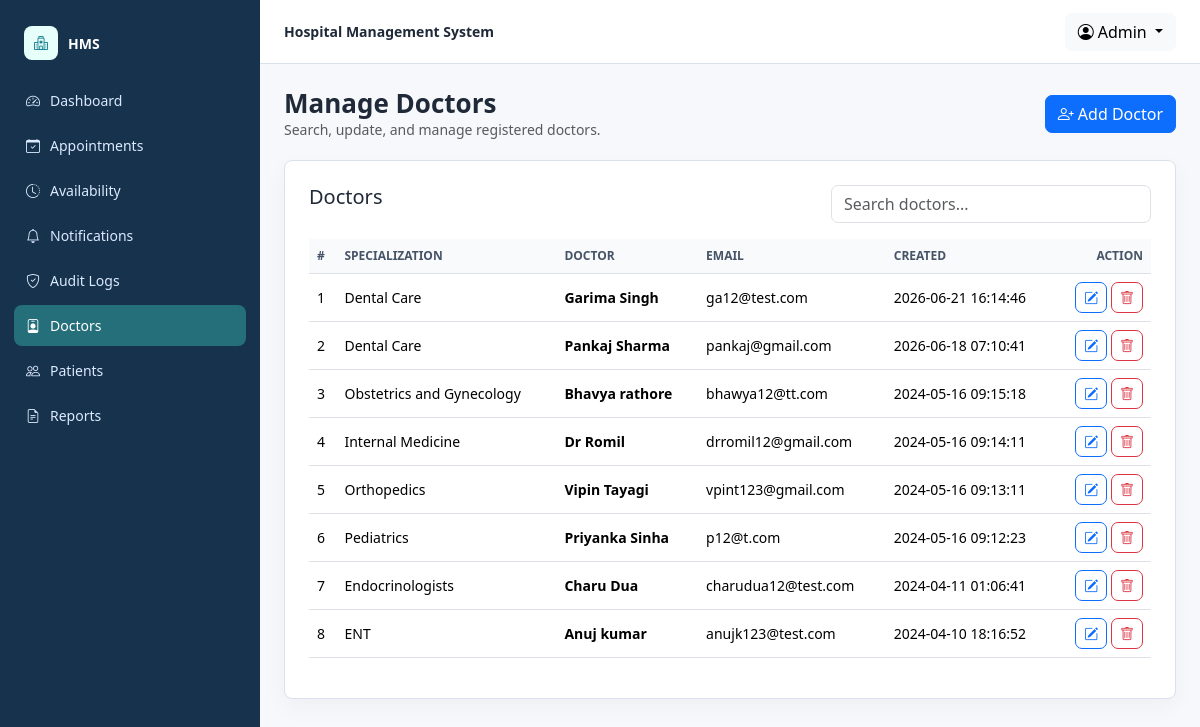
The page /hms/admin/manage-doctors.php (signed in) on the database its author committed.
### tables this page shows
CREATE TABLE `doctors` (
  `id` int(11) NOT NULL,
  `specilization` varchar(255) DEFAULT NULL,
  `doctorName` varchar(255) DEFAULT NULL,
  `address` longtext DEFAULT NULL,
  `docFees` varchar(255) DEFAULT NULL,
  `contactno` bigint(11) DEFAULT NULL,
  `docEmail` varchar(255) DEFAULT NULL,
  `password` varchar(255) NOT NULL,
  `creationDate` timestamp NULL DEFAULT current_timestamp(),
  `updationDate` timestamp NULL DEFAULT NULL ON UPDATE current_timestamp()
);

### hms/admin/manage-doctors.php (the view, shortened to what this page needs)
<?php
include 'include/config.php';
$doctors = hms_fetch_all($con, 'SELECT * FROM doctors ORDER BY id DESC');
?>
<div class="hms-page-title">
    <div>
        <h1>Manage Doctors</h1>
        <p class="text-muted mb-0">Search, update, and manage registered doctors.</p>
    </div>
    <a class="btn btn-primary" href="add-doctor.php"><i class="bi bi-person-plus me-1"></i>Add Doctor</a>
</div>
<div class="hms-card p-4">
    <div class="d-flex flex-column flex-md-row justify-content-between gap-3 mb-3">
        <h2 class="h5 mb-0">Doctors</h2>
        <input type="search" class="form-control" style="max-width: 320px;" placeholder="Search doctors..." data-table-search="#doctorsTable">
    </div>
    <div class="table-responsive">
        <table class="table table-hover align-middle" id="doctorsTable" data-sortable>
            <thead>
            <tr>
                <th data-sort>#</th>
                <th data-sort>Specialization</th>
                <th data-sort>Doctor</th>
                <th data-sort>Email</th>
                <th data-sort>Created</th>
                <th class="text-end">Action</th>
            </tr>
            </thead>
            <tbody>
            <?php foreach ($doctors as $index => $doctor) { ?>
                <tr>
                    <td><?php echo $index + 1; ?></td>
                    <td><?php echo hms_e($doctor['specilization']); ?></td>
                    <td class="fw-semibold"><?php echo hms_e($doctor['doctorName']); ?></td>
                    <td><?php echo hms_e($doctor['docEmail']); ?></td>
                    <td><?php echo hms_e($doctor['creationDate']); ?></td>
                    <td class="text-end">
                        <a class="btn btn-sm btn-outline-primary" href="edit-doctor.php?id=<?php echo (int) $doctor['id']; ?>"><i class="bi bi-pencil-square"></i></a>
                        <form method="post" class="d-inline" onsubmit="return confirm('Delete this doctor?');">
                            <button type="submit" name="delete" class="btn btn-sm btn-outline-danger"><i class="bi bi-trash"></i></button>
                        </form>
                    </td>
                </tr>
            <?php } ?>
            </tbody>
        </table>
    </div>
</div>

### hms/include/hms_helpers.php (style rules this page uses)
:root { --hms-ink: #1f2937; --hms-muted: #667085; --hms-line: #d9e2ec; --hms-bg: #f6f8fb; --hms-sidebar: #17324d; --hms-sidebar-active: #256f7a; --hms-teal: #127c8a; --hms-amber: #b7791f; }
body { background: var(--hms-bg); color: var(--hms-ink); font-size: 14px; letter-spacing: 0; }
a { text-decoration: none; }
.hms-page-title { display: flex; justify-content: space-between; gap: 16px; align-items: center; margin-bottom: 20px; }
.hms-page-title h1 { font-size: 26px; margin: 0; font-weight: 700; }
.hms-card { background: #fff; border: 1px solid var(--hms-line); border-radius: 8px; box-shadow: 0 8px 24px rgba(16, 24, 40, .04); }
.table thead th { color: #475467; background: #f8fafc; font-size: 12px; text-transform: uppercase; white-space: nowrap; }
.table td, .table th { vertical-align: middle; }
.btn { border-radius: 7px; }
.form-control, .form-select { border-radius: 7px; }

### rows shown on the page
doctors: specilization "Dental Care", doctorName "Garima Singh", docEmail "ga12@test.com", creationDate "2026-06-21 16:14:46"
doctors: specilization "Dental Care", doctorName "Pankaj Sharma", docEmail "pankaj@gmail.com", creationDate "2026-06-18 07:10:41"
doctors: specilization "Obstetrics and Gynecology", doctorName "Bhavya rathore", docEmail "bhawya12@tt.com", creationDate "2024-05-16 09:15:18"
doctors: specilization "Internal Medicine", doctorName "Dr Romil", docEmail "drromil12@gmail.com", creationDate "2024-05-16 09:14:11"
doctors: specilization "Orthopedics", doctorName "Vipin Tayagi", docEmail "vpint123@gmail.com", creationDate "2024-05-16 09:13:11"
doctors: specilization "Pediatrics", doctorName "Priyanka Sinha", docEmail "p12@t.com", creationDate "2024-05-16 09:12:23"
doctors: specilization "Endocrinologists", doctorName "Charu Dua", docEmail "charudua12@test.com", creationDate "2024-04-11 01:06:41"
doctors: specilization "ENT", doctorName "Anuj kumar", docEmail "anujk123@test.com", creationDate "2024-04-10 18:16:52"

### other values the page prints
hms_e($item[1]) "Dashboard"
hms_e($item[1]) "Appointments"
hms_e($item[1]) "Availability"
hms_e($item[1]) "Notifications"
hms_e($item[1]) "Audit Logs"
hms_e($item[1]) "Doctors"
hms_e($item[1]) "Patients"
hms_e($item[1]) "Reports"
hms_e($name) "Admin"
